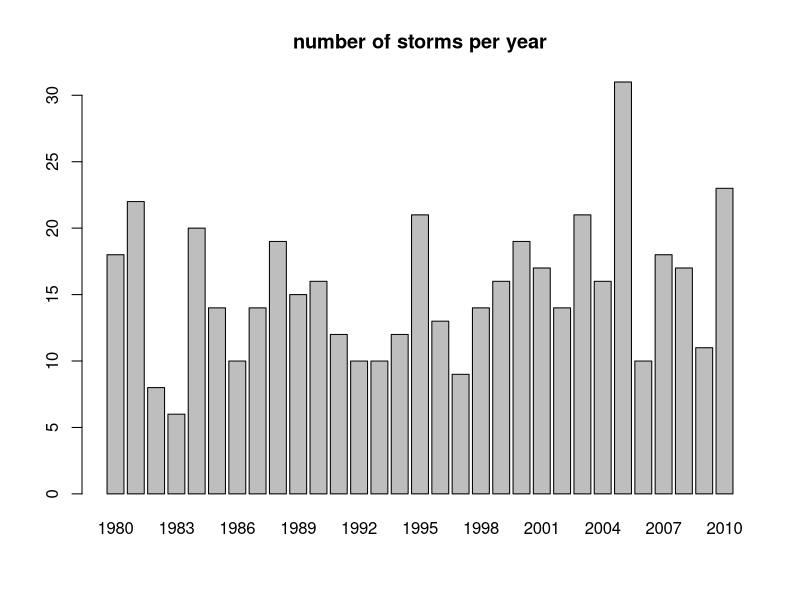
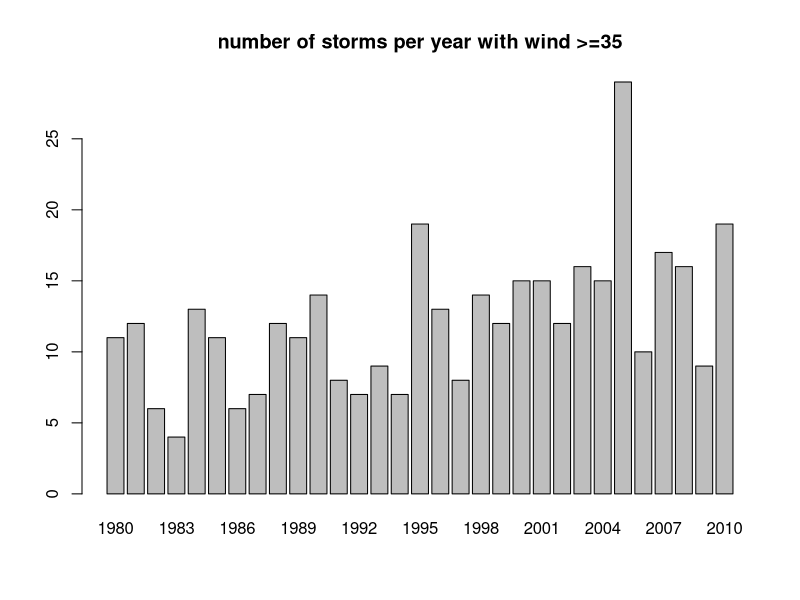
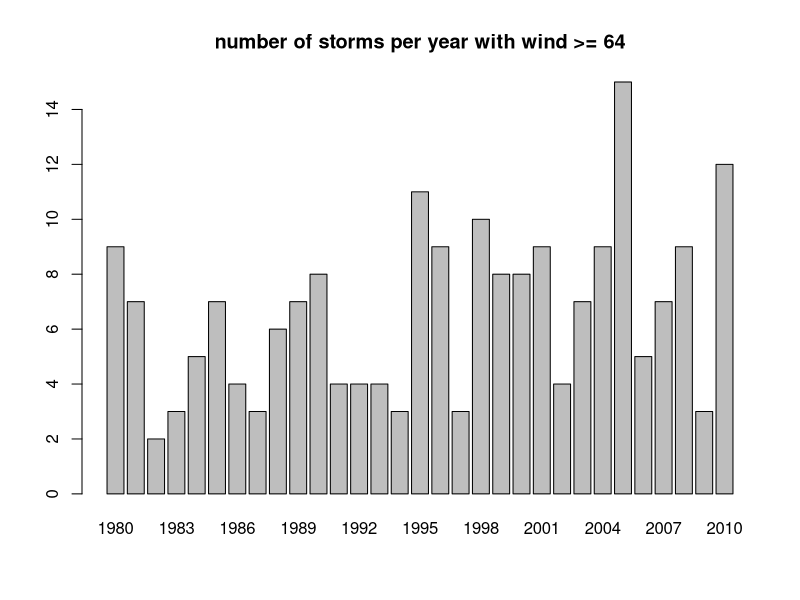
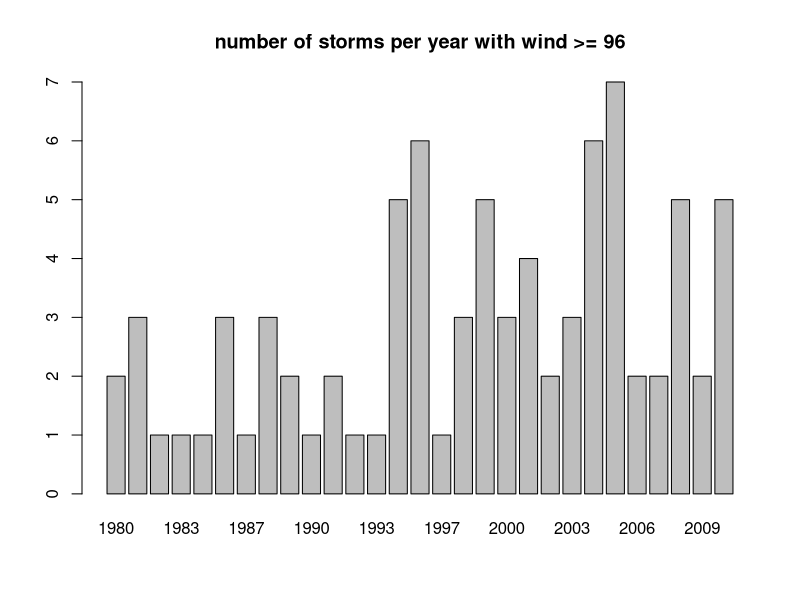
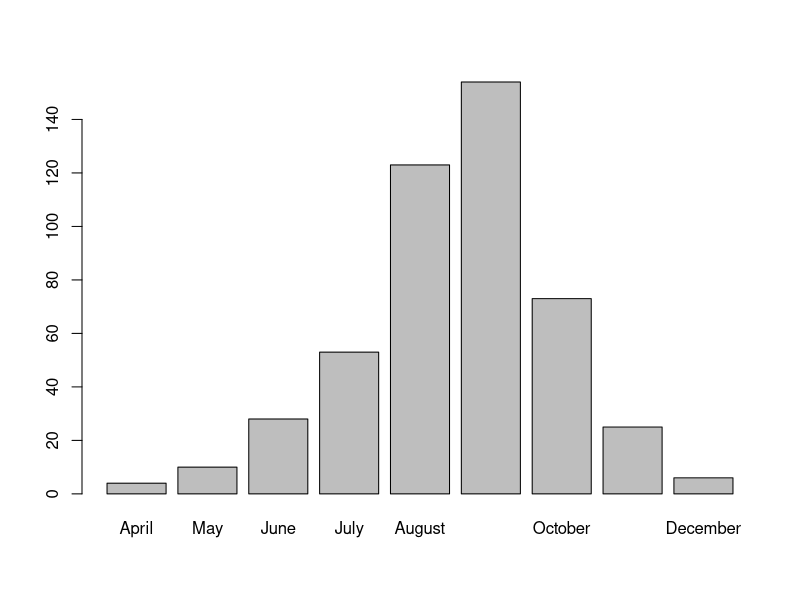
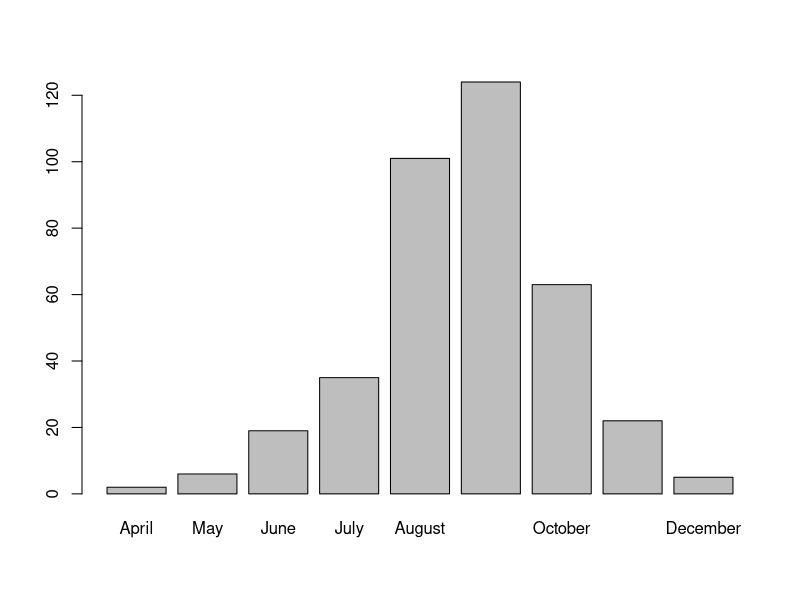
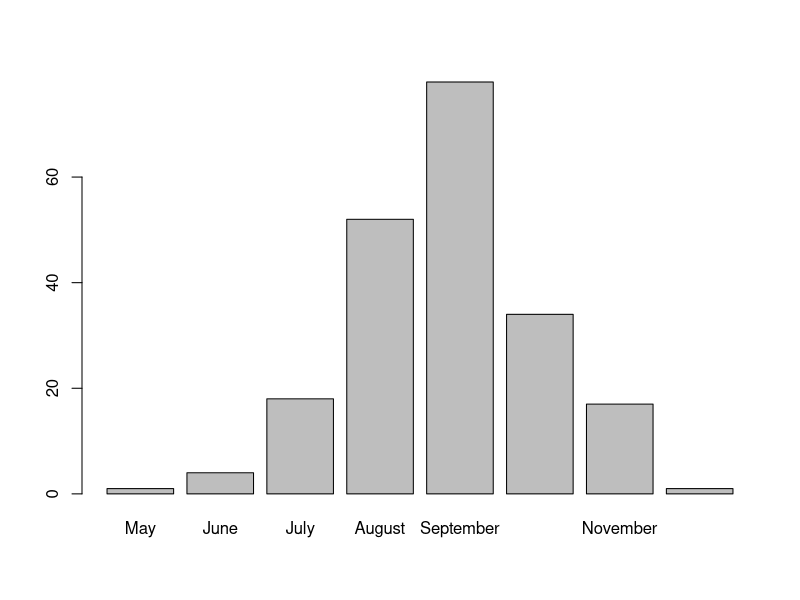
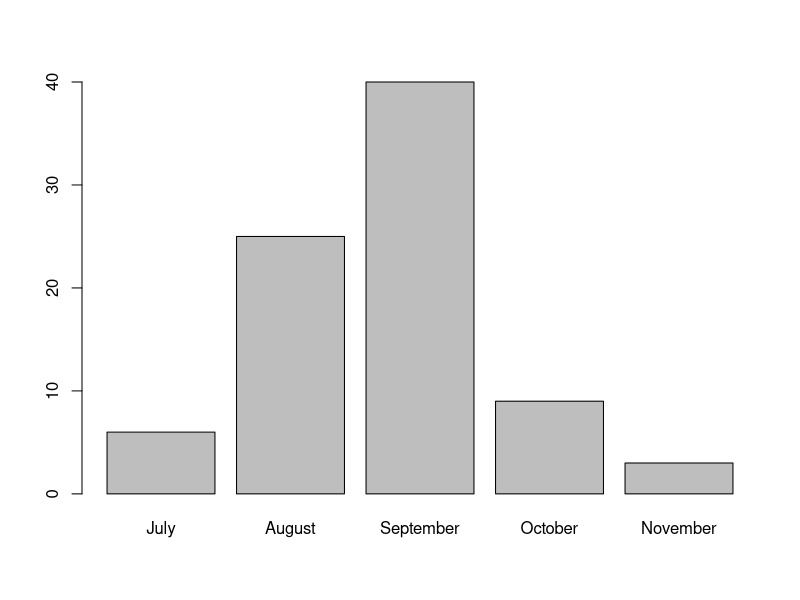

The R source for these figures, in order:
# =============================================================================
# load csv
# =============================================================================
library(stringr)
storms<-read.csv('data/storms.csv', stringsAsFactors = FALSE)
tracks<-read.csv('data/tracks.csv', stringsAsFactors = FALSE)


# =============================================================================
# number of storms per year
# =============================================================================
# first extract years from date
date = as.Date(storms$date, '%m/%d/%Y')
year = format(date, '%Y')
year = year[which(year >= 1980 & year <= 2010)]

# find the frequency of storms in each year
stormPerYear<-table(year)
# plot a bar graph
barplot(as.numeric(stormPerYear),names.arg = unique(year),
        main = 'number of storms per year' )

pdf("images/stormPerYearPlot.pdf") # open device
barplot(as.numeric(stormPerYear),names.arg = unique(year),
        main = 'number of storms per year' )
dev.off() # close device

png("images/stormPerYearPlot.png", width = 1024, height = 900, res= 120) # open device
barplot(as.numeric(stormPerYear),names.arg = unique(year),
        main = 'number of storms per year' )
dev.off() # close device

# =============================================================================
# number of storms per year with wind >=35
# =============================================================================
# Extract years of which the storm's speed exceed 35
# tracks$id[tracks$wind>=35]: find all ids of storms that have wind speed exceed 35 mph.
# unique the id so we know how many storms there are
# find the date of thoses storms that matches the unique(id)
# extract the year from date we can get years which storm wind speed exceed 35
date = as.Date(tracks$date, '%m/%d/%Y')
year = format(date, '%Y')
tmpTracks = tracks[which(year >= 1980 & year <= 2010),]
year35Date = as.Date(storms$date[unique(tmpTracks$id[tmpTracks$wind>=35])], '%m/%d/%Y')
year35 = format(year35Date, "%Y")
# using table to find frequency of storms in each year
stormPerYear35<-table(year35)
# plot a bar graph
barplot(as.numeric(stormPerYear35), names.arg=unique(year35), 
        main='number of storms per year with wind >=35')

pdf("images/stormPerYear35Plot.pdf") # open device
barplot(as.numeric(stormPerYear35), names.arg=unique(year35), 
        main='number of storms per year with wind >=35')
dev.off() # close device

png("images/stormPerYear35Plot.png", width = 1024, height = 900, res= 120) # open device
barplot(as.numeric(stormPerYear35), names.arg=unique(year35), 
        main='number of storms per year with wind >=35')
dev.off() # close device

# =============================================================================
# number of storms per year with wind >=64
# =============================================================================
# years of which the storm's speed exceed 64
#year64<-str_extract(storms$date[unique(tmpTracks$id[tmpTracks$wind>=64])],'[[:digit:]]{4}')
year64Date = as.Date(storms$date[unique(tmpTracks$id[tmpTracks$wind>=64])], '%m/%d/%Y')
year64 = format(year64Date, "%Y")
# using table to find frequency of storms in each year
stormPerYear64<-table(year64)
# plot a bar graph
barplot(as.numeric(stormPerYear64), names.arg=unique(year64),
        main='number of storms per year with wind >= 64')
pdf("images/stormPerYear64Plot.pdf") # open device
barplot(as.numeric(stormPerYear64), names.arg=unique(year64),
        main='number of storms per year with wind >= 64')
dev.off() # close device

png("images/stormPerYear64Plot.png", width = 1024, height = 900, res= 120) # open device
barplot(as.numeric(stormPerYear64), names.arg=unique(year64),
        main='number of storms per year with wind >= 64')
dev.off() # close device


# =============================================================================
# number of storms per year with wind >=96
# =============================================================================
# first extract years of which the storm's speed exceed 96
year96Date = as.Date(storms$date[unique(tmpTracks$id[tmpTracks$wind>=96])], '%m/%d/%Y')
year96 = format(year96Date, "%Y")
# using table to find frequency of storms in each year
stormPerYear96<-table(year96)
#plot a bar graph
barplot(as.numeric(stormPerYear96), names.arg=unique(year96),
        main='number of storms per year with wind >= 96')
pdf("images/stormPerYear96Plot.pdf") # open device
barplot(as.numeric(stormPerYear96), names.arg=unique(year96),
        main='number of storms per year with wind >= 96')
dev.off() # close device

png("images/stormPerYear96Plot.png", width = 1024, height = 900, res= 120) # open device
barplot(as.numeric(stormPerYear96), names.arg=unique(year96),
        main='number of storms per year with wind >= 96')
dev.off() # close device

# Extract according to Month
# =============================================================================
# number of storms per month
# =============================================================================
date = as.Date(storms$date, '%m/%d/%Y')
monthWithYear = format(date, '%m/%Y')
year = format(date, '%Y')
monthWithYear = monthWithYear[year >= 1980 & year <= 2010]

# find the frequency of storms that happened in each month
month = substring(text = monthWithYear, first = 1, last = 2)
stormPerMonth<-table(month)
# plot
monthName = month.name[sort(as.numeric(unique(month)))]
barplot(as.numeric(stormPerMonth), names.arg = monthName)

pdf("images/stormPerMonthPlot.pdf") # open device
barplot(as.numeric(stormPerMonth), names.arg = monthName) 
dev.off() # close device

png("images/stormPerMonthPlot.png", width = 1024, height = 900, res= 120) # open device
barplot(as.numeric(stormPerMonth), names.arg = monthName)
dev.off() # close device

# =============================================================================
# number of storms per month with wind >=35
# =============================================================================
# tracks$id[tracks$wind>=35]: find all ids of storms that have wind speed exceed 35 mph.
# unique the id so we know how many storms there are that wind speed exceed 35
# find the date of thoses storms that matches the unique(id)
# extract the month from date we can get years which storm wind speed exceed 35 
date = as.Date(tracks$date, '%m/%d/%Y')
monthWithYear = format(date, '%m/%Y')
year = format(date, '%Y')
tmpTracks = tracks[which(year >= 1980 & year <= 2010),]

# find the frequency of storms that happened in each month
month35<-storms$date[unique(tmpTracks$id[tmpTracks$wind>=35])]
month35 = as.Date(month35, '%m/%d/%Y')
month35 = format(month35, '%m')
stormPerMonth35<-table(month35)

# plot
monthName = month.name[sort(as.numeric(unique(month35)))]
barplot(as.numeric(stormPerMonth35), names.arg = monthName)

pdf("images/stormPerMonth35Plot.pdf") # open device
barplot(as.numeric(stormPerMonth35), names.arg = monthName)
dev.off() # close device

png("images/stormPerMonth35Plot.png", width = 1024, height = 900, res= 120) # open device
barplot(as.numeric(stormPerMonth35), names.arg = monthName)
dev.off() # close device

# =============================================================================
# number of storms per month with wind >=64
# =============================================================================
# find the frequency of storms that happened in each month
month64<-storms$date[unique(tmpTracks$id[tmpTracks$wind>=64])]
month64 = as.Date(month64, '%m/%d/%Y')
month64 = format(month64, '%m')
stormPerMonth64<-table(month64)

# plot
monthName = month.name[sort(as.numeric(unique(month64)))]
barplot(as.numeric(stormPerMonth64), names.arg = monthName)

pdf("images/stormPerMonth64Plot.pdf") # open device
barplot(as.numeric(stormPerMonth64), names.arg = monthName)
dev.off() # close device

png("images/stormPerMonth64Plot.png", width = 1024, height = 900, res= 120) # open device
barplot(as.numeric(stormPerMonth64), names.arg = monthName)
dev.off() # close device

# =============================================================================
# number of storms per month with wind >=96
# =============================================================================
# find the frequency of storms that happened in each month
month96<-storms$date[unique(tmpTracks$id[tmpTracks$wind>=96])]
month96 = as.Date(month96, '%m/%d/%Y')
month96 = format(month96, '%m')
stormPerMonth96<-table(month96)

# plot
monthName = month.name[sort(as.numeric(unique(month96)))]
barplot(as.numeric(stormPerMonth96), names.arg = monthName)

pdf("images/stormPerMonth96Plot.pdf") # open device
barplot(as.numeric(stormPerMonth96), names.arg = monthName)
dev.off() # close device

png("images/stormPerMonth96Plot.png", width = 1024, height = 900, res= 120) # open device
barplot(as.numeric(stormPerMonth96), names.arg = monthName)
dev.off() # close device

# =============================================================================
# Annual numbers of storms >= 35/64/96
# =============================================================================
## Average 
mean35<-mean(stormPerYear35)
mean64<-mean(stormPerYear64)
mean96<-mean(stormPerYear96)
## std
std35<-sd(stormPerYear35)
std64<-sd(stormPerYear64)
std96<-sd(stormPerYear96)
## 25 percentile
Q35<-summary(as.numeric(stormPerYear35))[2]
Q64<-summary(as.numeric(stormPerYear64))[2]
Q96<-summary(as.numeric(stormPerYear96))[2]
## median
median35<-summary(as.numeric(stormPerYear35))[3]
median64<-summary(as.numeric(stormPerYear64))[3]
median96<-summary(as.numeric(stormPerYear96))[3]
## 75 percentile
q35<-summary(as.numeric(stormPerYear35))[5]
q64<-summary(as.numeric(stormPerYear64))[5]
q96<-summary(as.numeric(stormPerYear96))[5]

## table
annual<-matrix(c(mean35,std35,Q35, median35,q35,
                 mean64,std64,Q64, median64,q64,
                 mean96,std96,Q96, median96,q96), ncol=5, byrow=TRUE)
colnames(annual)<-c('Avg','Std.Dev','25th','50th','75th')
rownames(annual)<-c('35 knots','64 knots', '96 knots')
annual = signif(annual, 4)
annual<-as.table(annual)

# =============================================================================
# Regression Line
# =============================================================================
# mean pressure and mean wind speed for each storm
vec<-c(1:1777)
pressMean1<-sapply(vec, function(x) 
  mean(tmpTracks$press[tmpTracks$id==x]))
# remove zeros
pressMean<-pressMean1[pressMean1!=0]
# mean wind speed
windMean1<-sapply(vec,function(x) 
  mean(tmpTracks$wind[tmpTracks$id==x]))
#remove zeros
windMean<- windMean1[pressMean1!=0]


reg = lm(pressMean ~ windMean)
plot(windMean, pressMean,xlab = 'mean wind speed', ylab = 'mean pressure')
title('Mean Wind VS Mean Wind Speed for Each Storm ')
abline(reg)

pdf("images/meanWindPressureReg.pdf") # open device
reg = lm(pressMean ~ windMean)
plot(windMean, pressMean,xlab = 'mean wind speed', ylab = 'mean pressure')
title('Mean Wind VS Mean Wind Speed for Each Storm ')
abline(reg)
dev.off() # close device

png("images/meanWindPressureReg.png", width = 1024, height = 900, res= 120) # open device
reg = lm(pressMean ~ windMean)
plot(windMean, pressMean,xlab = 'mean wind speed', ylab = 'mean pressure')
title('Mean Wind VS Mean Wind Speed for Each Storm ')
abline(reg)
dev.off() # close device


# =============================================================================
# Regression analysis 2
# =============================================================================
# median pressure and median wind speed for each storm
vec<-c(1:1777)
pressMedian1<-sapply(vec,function(x) 
  median(tmpTracks$press[tmpTracks$id==x]))
# mean wind speed
windMedian1<-sapply(vec,function(x) 
  median(tmpTracks$wind[tmpTracks$id==x]))
# remove zeros
pressMedian<-pressMedian1[pressMedian1!=0]
windMedian<-windMedian1[pressMedian1!=0]

reg1 = lm(pressMedian ~ windMedian)
plot(windMedian, pressMedian, xlab = 'Median wind speed', ylab = 'Median pressure')
title('Median Wind Speed VS Median Pressure For Each Storm ')
abline(reg1)

pdf("images/medianWindPressureReg.pdf") # open device
reg1 = lm(pressMedian ~ windMedian)
plot(windMedian, pressMedian, xlab = 'Median wind speed', ylab = 'Median pressure')
title('Median Wind Speed VS Median Pressure For Each Storm ')
abline(reg1)
dev.off() # close device

png("images/medianWindPressureReg.png", width = 1024, height = 900, res= 120) # open device
reg1 = lm(pressMedian ~ windMedian)
plot(windMedian, pressMedian, xlab = 'Median wind speed', ylab = 'Median pressure')
title('Median Wind Speed VS Median Pressure For Each Storm ')
abline(reg1)
dev.off() # close device








